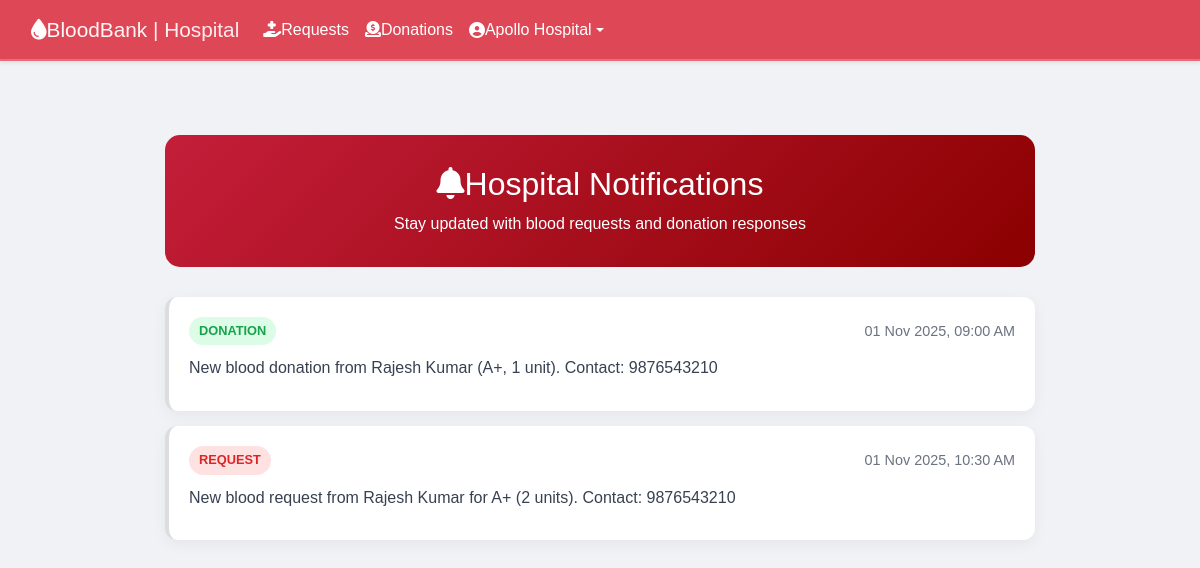
The app's page /hospital/notifications.php (signed in) with its own data.
### tables this page shows
CREATE TABLE `notifications` (
  `id` int(11) NOT NULL AUTO_INCREMENT,
  `user_id` int(11) DEFAULT NULL,
  `message` varchar(255) NOT NULL,
  `type` enum('user','hospital','donation','request','system') DEFAULT 'system',
  `status` enum('unread','read') DEFAULT 'unread',
  `created_at` timestamp NOT NULL DEFAULT current_timestamp(),
  PRIMARY KEY (`id`),
  KEY `user_id` (`user_id`),
  KEY `idx_status` (`status`),
  KEY `idx_type` (`type`),
  CONSTRAINT `notifications_ibfk_1` FOREIGN KEY (`user_id`) REFERENCES `users` (`user_id`) ON DELETE SET NULL
);

### hospital/notifications.php (the view, shortened to what this page needs)
<?php
include_once "../includes/db.php";
$hospital_id = $_SESSION['user_id'];
$notifications_query = "SELECT * FROM notifications WHERE user_id = ? ORDER BY id DESC LIMIT 50";
$stmt = $conn->prepare($notifications_query);
$stmt->bind_param("i", $hospital_id);
$stmt->execute();
$notifications = $stmt->get_result();
?>
<!DOCTYPE html>
<html lang="en">
<head>
    <?php include "head.php"; ?>
    <link rel="stylesheet" href="../assets/css/bootstrap.min.css">
    <link rel="stylesheet" href="../assets/css/hospital.css">
    <link rel="stylesheet" href="https://cdnjs.cloudflare.com/ajax/libs/font-awesome/6.5.0/css/all.min.css">
</head>
<body>
    <?php include "header.php"; ?>
    <div class="container">
        <div class="page-header">
            <h2><i class="fas fa-bell me-3"></i>Hospital Notifications</h2>
            <p class="mb-0">Stay updated with blood requests and donation responses</p>
        </div>
        <?php if ($notifications->num_rows > 0): ?>
            <?php while ($notification = $notifications->fetch_assoc()): ?>
                <div class="notification-card <?= $notification['status'] == 'unread' ? 'unread' : '' ?>">
                    <div class="notification-header">
                        <span class="notification-type type-<?= htmlspecialchars($notification['type']) ?>">
                            <?= htmlspecialchars($notification['type']) ?>
                        </span>
                        <span class="notification-time">
                            <?= date('d M Y, h:i A', strtotime($notification['created_at'] ?? 'now')) ?>
                        </span>
                    </div>
                    <div class="notification-message">
                        <?= htmlspecialchars($notification['message']) ?>
                    </div>
                </div>
            <?php endwhile; ?>
        <?php endif; ?>
    </div>
</body>
</html>

### assets/css/style.css (style rules this page uses)
body, html { height: 100%; margin: 0; font-family: 'Segoe UI', Tahoma, Geneva, Verdana, sans-serif; }
:root { --brand-red: #C41E3A; --brand-blue: #2C5F8B; --light-bg: #f9f9f9; --dark-text: #333; --radius-lg: 12px; --shadow-soft: 0 4px 10px rgba(0,0,0,0.08); }
body { font-family: "Segoe UI", Roboto, sans-serif; color: var(--dark-text); background: var(--light-bg); line-height: 1.6; }

### hospital/css/hospital.css (style rules this page uses)
body { background-color: #f8f9fa; font-family: 'Poppins', sans-serif; }

### hospital/notifications.php (style rules this page uses)
body { background-color: #f0f2f5; font-family: 'Poppins', sans-serif; }
.container { margin-top: 60px; max-width: 900px; }
.page-header { background: linear-gradient(135deg, #C41E3A 0%, #8B0000 100%); color: white; padding: 30px; border-radius: 15px; margin-bottom: 30px; text-align: center; position: relative; }
.notification-card { background: #fff; border-radius: 12px; padding: 20px; margin-bottom: 15px; border-left: 4px solid #ddd; box-shadow: 0 4px 15px rgba(0, 0, 0, 0.05); transition: all 0.3s; position: relative; }
.notification-header { display: flex; justify-content: space-between; align-items: center; margin-bottom: 10px; }
.notification-type { font-size: 0.8em; padding: 4px 10px; border-radius: 15px; font-weight: 600; text-transform: uppercase; }
.type-request { background: #fee2e2; color: #dc2626; }
.type-donation { background: #dcfce7; color: #16a34a; }
.notification-time { color: #6b7280; font-size: 0.9em; }
.notification-message { color: #374151; line-height: 1.6; margin-bottom: 10px; }

### records on screen
notifications: type "DONATION", created_at "01 Nov 2025, 09:00 AM", message "New blood donation from Rajesh Kumar (A+, 1 unit). Contact: 9876543210"
notifications: type "REQUEST", created_at "01 Nov 2025, 10:30 AM", message "New blood request from Rajesh Kumar for A+ (2 units). Contact: 9876543210"

### other values on screen
$name "Apollo Hospital"
